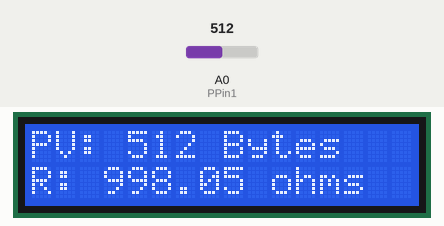
This sketch was run on a simulated Arduino Uno, built with avr-gcc and run on an emulated ATmega328P. Shown: 16×2 character LCD. The test bench sets the inputs (shaded band); at power-on: A0 (PPin1) = 512.

Above: at 1.2 s.
1.3 s: A0 (PPin1) set to 0
At 2.6 s:
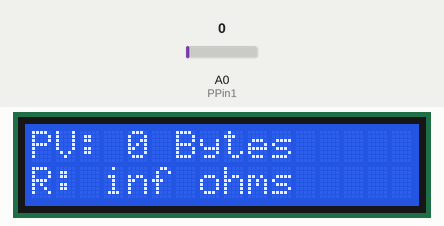
5.4 s: A0 (PPin1) set to 122
At 6.5 s:
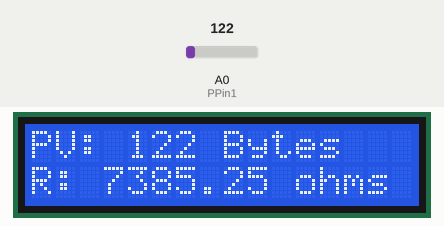
8.6 s: A0 (PPin1) set to 306
At 9.6 s:
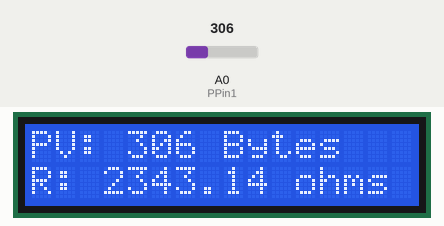
Timing chart, 0 to 11.6 s (numbered marks = the images above; inputs shaded):
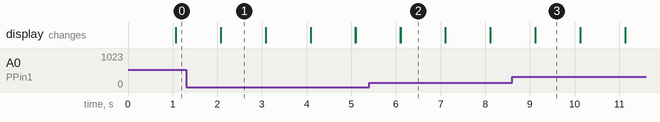

Measured:
- after the input at 1.3 s, the display: first differs from a run without the input after 0.78 s (image 1)
- after the input at 5.4 s, the display: first differs from a run without the input after 0.70 s (image 2)
- after the input at 8.6 s, the display: first differs from a run without the input after 0.52 s (image 3)
- what the display in image 1 shows lasts 1.0 s, from 2.1 s to 3.1 s

The sketch:

l4_accuracy_1.ino
```cpp
// Including the library code
#include <LiquidCrystal.h>


LiquidCrystal lcd(12, 11, 5, 4, 3, 2); // Initializing the library with the numbers of the interface pins


// Assigning the values
int PPin1 = A0;
int PV;
int PV1;
float Vi = 5;
float Rref = 1000;
float Vo;
float R;


void setup()
{
  lcd.begin(16,2); // Setting the number of columns and rows of the LCD
  pinMode(PPin1, INPUT); //new potentiometer as input

}


void loop()
{

  PV = analogRead(PPin1); // Reading the value of potentiometer

  PV1 = map(PV, 0, 1023, 1023, 0);

  lcd.print("PV: "); // Printing "PV:" as potentiometer value indicator
  lcd.print(PV); // Printing the potentiometer value in Byte
  lcd.print(" Bytes"); // Printing "Bytes" as unit

  Vo = ((Vi*PV)/1023); // Equating output voltage
  R = Rref*((Vi/Vo) - 1); // Equating resistance

  lcd.setCursor(0,1); // Setting the cursor to column 0, line 1
  lcd.print("R: "); // Printing "R:" as resistance indicator
  lcd.print(R); // Reading the computed value
  lcd.print(" ohms"); // Printing "ohms" as unit
  delay(1000);
  lcd.clear();


}
```
